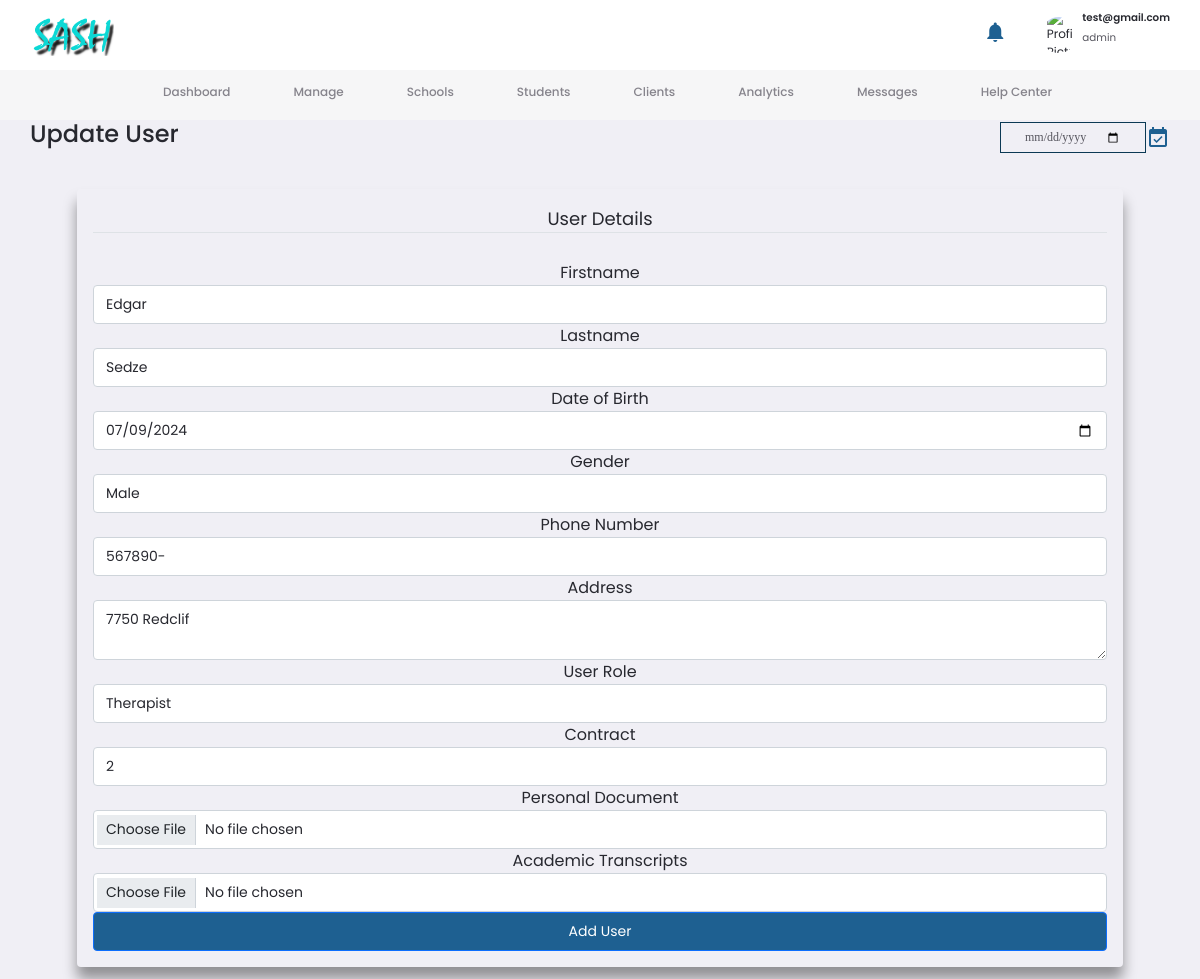
The page /userprofile/2/update (signed in) on the database its author committed.
### mainapp/models.py (models this page shows, shortened)
class User(db.Model, UserMixin):
    __tablename__ = 'users'
    id = db.Column(db.Integer, primary_key=True)
    firstname = db.Column(db.String(60), nullable=False)
    lastname = db.Column(db.String(60), nullable=False)
    date_of_birth = db.Column(db.DateTime, nullable=False, default=datetime.utcnow)
    gender = db.Column(db.String(60), nullable=False)
    phonenumber = db.Column(db.String(60), nullable=False)
    email = db.Column(db.String(120), nullable=False, unique=True)
    password = db.Column(db.String(120), nullable=False)
    address = db.Column(db.Text, nullable=False)
    role = db.Column(db.String(60), nullable=False)
    contract = db.Column(db.Integer, nullable=False, default=3)
    academic_transcripts = db.Column(db.String(20), nullable=False,  default="user.png")
    personal_doc = db.Column(db.String(20), nullable=False, default="user.png")
    profile_image = db.Column(db.String(20), nullable=False, default="user.png")
    clients = db.relationship('Client', backref='user_therapist', lazy=True)
    schools = db.relationship('School', backref='school_therapist', lazy=True)
    schoolssessions = db.relationship('SchoolSession', backref='session_therapist', lazy=True)
    clientsessions = db.relationship('ClientSession', backref='session_therapist', lazy=True)
    notification = db.relationship('Notifications', backref='user', lazy=True)

### mainapp/routes.py (the view)
@app.route('/userprofile/<int:user_id>/update', methods=['POST', "GET"])
@login_required
def update_user(user_id):
    user = User.query.get_or_404(user_id)
    form = AddUserForm()
    if form.validate_on_submit():
        create_upload_folder()
        academic_transcripts = request.files['academic_transcripts']
        personal_doc = request.files['personal_doc']
        email = user.email
        if academic_transcripts:
            academic_transcripts_filename = f"{email}_academic_transcripts.{academic_transcripts.filename.split('.')[-1]}"
            academic_transcripts.save(os.path.join(UPLOAD_FOLDER, academic_transcripts_filename))
            user.academic_transcripts = academic_transcripts_filename
        if personal_doc:
            personal_doc_filename = f"{email}_personal_doc.{personal_doc.filename.split('.')[-1]}"
            personal_doc.save(os.path.join(UPLOAD_FOLDER, personal_doc_filename))
            user.personal_doc = personal_doc_filename
        user.firstname = form.firstname.data
        user.lastname = form.lastname.data
        user.date_of_birth = form.date_of_birth.data
        user.gender = form.gender.data
        user.phonenumber = form.phonenumber.data
        user.address = form.address.data
        user.role = form.role.data
        user.contract = form.contract.data
        db.session.commit()
        flash(f'User {form.email.data} successfully updated', 'success')
        return redirect(url_for('Users'))
    elif request.method == "GET":
        form.firstname.data = user.firstname
        form.lastname.data = user.lastname
        form.date_of_birth.data = user.date_of_birth
        form.gender.data = user.gender
        form.phonenumber.data = user.phonenumber
        form.contract.data = user.contract
        form.email.data = user.email
        form.address.data = user.address
        form.role.data = user.role
        form.academic_transcripts.data = user.academic_transcripts
        form.personal_doc.data = user.personal_doc
    return render_template('adduser.html', form=form, title='Update User', password=False)

### mainapp/templates/adduser.html (shortened to what this page needs)
{% extends "admin.html" %}
{% block title %}{{title}}{%endblock title%}
{% block content %}
<div class="container">
    <form method="POST" enctype="multipart/form-data" class="session-form">
        <fieldset class="form-group">
            <legend class="border-bottom mb-3">User Details</legend>
        </fieldset>
        <div class="row">
            <div class="input50">
                {{ form.firstname.label(class="form-control-label")}}
                {% if form.firstname.errors%}
                {{ form.firstname(class="form-control is-invalid")}}
                    <div class="invalid-feedback">
                        {%for error in form.firstname.errors%}
                        <span>{{error}}</span>
                        {%endfor%}
                    </div>
            {%else%}
            {{ form.firstname(class="form-control")}}
            {%endif%}
            </div>
            <div class="input50">
                {{ form.lastname.label(class="form-control-label")}}
                {% if form.lastname.errors%}
                {{ form.lastname(class="form-control is-invalid")}}
                    <div class="invalid-feedback">
                        {%for error in form.lastname.errors%}
                        <span>{{error}}</span>
                        {%endfor%}
                    </div>
            {%else%}
            {{ form.lastname(class="form-control")}}
            {%endif%}
            </div>
        </div>
        <div class="row">
            <div class="input50">
                {{ form.date_of_birth.label(class="form-control-label")}}
                {% if form.date_of_birth.errors%}
                {{ form.date_of_birth(class="form-control is-invalid")}}
                    <div class="invalid-feedback">
                        {%for error in form.date_of_birth.errors%}
                        <span>{{error}}</span>
                        {%endfor%}
                    </div>
            {%else%}
            {{ form.date_of_birth(class="form-control")}}
            {%endif%}
            </div>
            <div class="input50">
                {{ form.gender.label(class="form-control-label")}}
                {% if form.gender.errors%}
                {{ form.gender(class="form-control is-invalid")}}
                    <div class="invalid-feedback">
                        {%for error in form.gender.errors%}
                        <span>{{error}}</span>
                        {%endfor%}
                    </div>
            {%else%}
            {{ form.gender(class="form-control")}}
            {%endif%}
            </div>
        </div>
        <div class="row">
            <div class="input100">
                {{ form.phonenumber.label(class="form-control-label")}}
                {% if form.phonenumber.errors%}
                {{ form.phonenumber(class="form-control is-invalid")}}
                    <div class="invalid-feedback">
                        {%for error in form.phonenumber.errors%}
                        <span>{{error}}</span>
                        {%endfor%}
                    </div>
            {%else%}
            {{ form.phonenumber(class="form-control")}}
            {%endif%}
            </div>
        </div>
        <div class="row">
            <div class="input100">
                {{ form.address.label(class="form-control-label")}}
                {% if form.address.errors%}
                {{ form.address(class="form-control is-invalid")}}
                    <div class="invalid-feedback">
                        {%for error in form.address.errors%}
                        <span>{{error}}</span>
                        {%endfor%}
                    </div>
            {%else%}
            {{ form.address(class="form-control")}}
            {%endif%}
            </div>
        </div>
        <div class="row">
            <div class="input100">
                {{ form.role.label(class="form-control-label")}}
                {% if form.role.errors%}
                {{ form.role(class="form-control is-invalid")}}
                    <div class="invalid-feedback">
                        {%for error in form.role.errors%}
                        <span>{{error}}</span>
                        {%endfor%}
                    </div>
            {%else%}
            {{ form.role(class="form-control")}}
            {%endif%}
            </div>
        </div>
        <div class="row">
            <div class="input100">
                {{ form.contract.label(class="form-control-label")}}
                {% if form.contract.errors%}
                {{ form.contract(class="form-control is-invalid")}}
                    <div class="invalid-feedback">
                        {%for error in form.contract.errors%}
                        <span>{{error}}</span>
                        {%endfor%}
                    </div>
            {%else%}
            {{ form.contract(class="form-control")}}
            {%endif%}
            </div>
        </div>
        <div class="row">
            <div class="input100">
                {{ form.personal_doc.label(class="form-control-label")}}
                {% if form.personal_doc.errors%}
                {{ form.personal_doc(class="form-control is-invalid")}}
                    <div class="invalid-feedback">
                        {%for error in form.personal_doc.errors%}
                        <span>{{error}}</span>
                        {%endfor%}
                    </div>
            {%else%}
            {{ form.personal_doc(class="form-control")}}
            {%endif%}
            </div>
        </div>
        <div class="row">
            <div class="input100">
                {{ form.academic_transcripts.label(class="form-control-label")}}
                {% if form.academic_transcripts.errors%}
                {{ form.academic_transcripts(class="form-control is-invalid")}}
                    <div class="invalid-feedback">
                        {%for error in form.academic_transcripts.errors%}
                        <span>{{error}}</span>
                        {%endfor%}
                    </div>
            {%else%}
            {{ form.academic_transcripts(class="form-control")}}
            {%endif%}
            </div>
        </div>
        <div class="row">
            <div class="input100">
                {{ form.submit(class="form-control btn-primary")}}
            </div>
        </div>
    </form>
</div>
  {% endblock content%}

### mainapp/templates/admin.html (shortened to what this page needs)
<!DOCTYPE html>
<html lang="en" class="{{ 'dark-theme' if session.get('theme', 'light') == 'dark' else '' }}">
<head>
      <link href="https://cdn.jsdelivr.net/npm/bootstrap@5.0.2/dist/css/bootstrap.min.css" rel="stylesheet">
  <link rel="stylesheet" href="https://cdnjs.cloudflare.com/ajax/libs/font-awesome/6.2.0/css/all.min.css" />
  <link rel="stylesheet" href="{{url_for('static', filename='css/style.css')}}">
  <link rel="stylesheet" href="{{url_for('static', filename='css/admin.css')}}">
  <link rel="stylesheet" href="{{url_for('static', filename='css/other.css')}}">
</head>
<body>
  <nav>
    <div class="container">
      <img src="{{url_for('static', filename='images/sash.png')}}" alt="Logo" class="logo">
      <div class="profile-area">
        <div class="notify action-btn" id="notifications">
          <span class="material-icons">notifications</span>
          <span id="notification-badge-count" class="badge bg-error circle flex-center">10</span>
        </div>
        <div class="profile">
          <div class="profile-photo">
            <img src="{{profile_image}}" alt="Profile Picture">
          </div>
          <div>
            <h5>{{current_user.email}}</h5>
            <p>{{current_user.role}}</p>
          </div>
        </div>
      </div>
    </div>
  </nav>
  <main>
    <aside>
      <div class="sidebar">
        <a href="{{url_for('Home')}}" class="dash-section active" id="dashboard">
          <h4>Dashboard</h4>
        </a>
        <a href="{{url_for('manage')}}" class="dash-section" id="manage">
          <h4>Manage</h4>
        </a>
        <a href="{{url_for('schools')}}" class="dash-section" id="schools">
          <h4>Schools</h4>
        </a>
        <a href="{{url_for('students')}}" class="dash-section" id="students">
          <h4>Students</h4>
        </a>
        <a href="{{url_for('clients')}}" class="dash-section" id="users">
          <h4>Clients</h4>
        </a>
        <a href="{{url_for('analytics')}}" class="dash-section" id="analytics">
          <h4>Analytics</h4>
        </a>
        <a href="{{url_for('messages')}}" class="dash-section" id="messages">
          <h4>Messages</h4>
        </a>
        <a href="{{url_for('help_center')}}" class="dash-section" id="help-center">
          <h4>Help Center</h4>
        </a>
      </div>
    </aside>
    <section class="middle" id='middle'>
      <div class="header">
        <h1>{%block title%}Dashboard{%endblock title%}</h1>
        <div class="overview-date">
          <input type="date" title='date' value={{current_date}} readonly>
          <i class="material-icons" id="btn-all-sessions">event_available</i>
        </div>
      </div>
      <div class="middle-inner active" id="dashboard-content" >
        {% block content %}{% endblock content%}
      </div>
    </section>
  </main>
</body>
</html>

### rows shown on the page
User: email "test@gmail.com", role "admin"
User: firstname "Edgar", lastname "Sedze", date_of_birth "07/09/2024", gender "Male", phonenumber "567890-", address "7750 Redclif", role "Therapist", contract "2"

### other values the page prints
{{ title }} "Update User"
